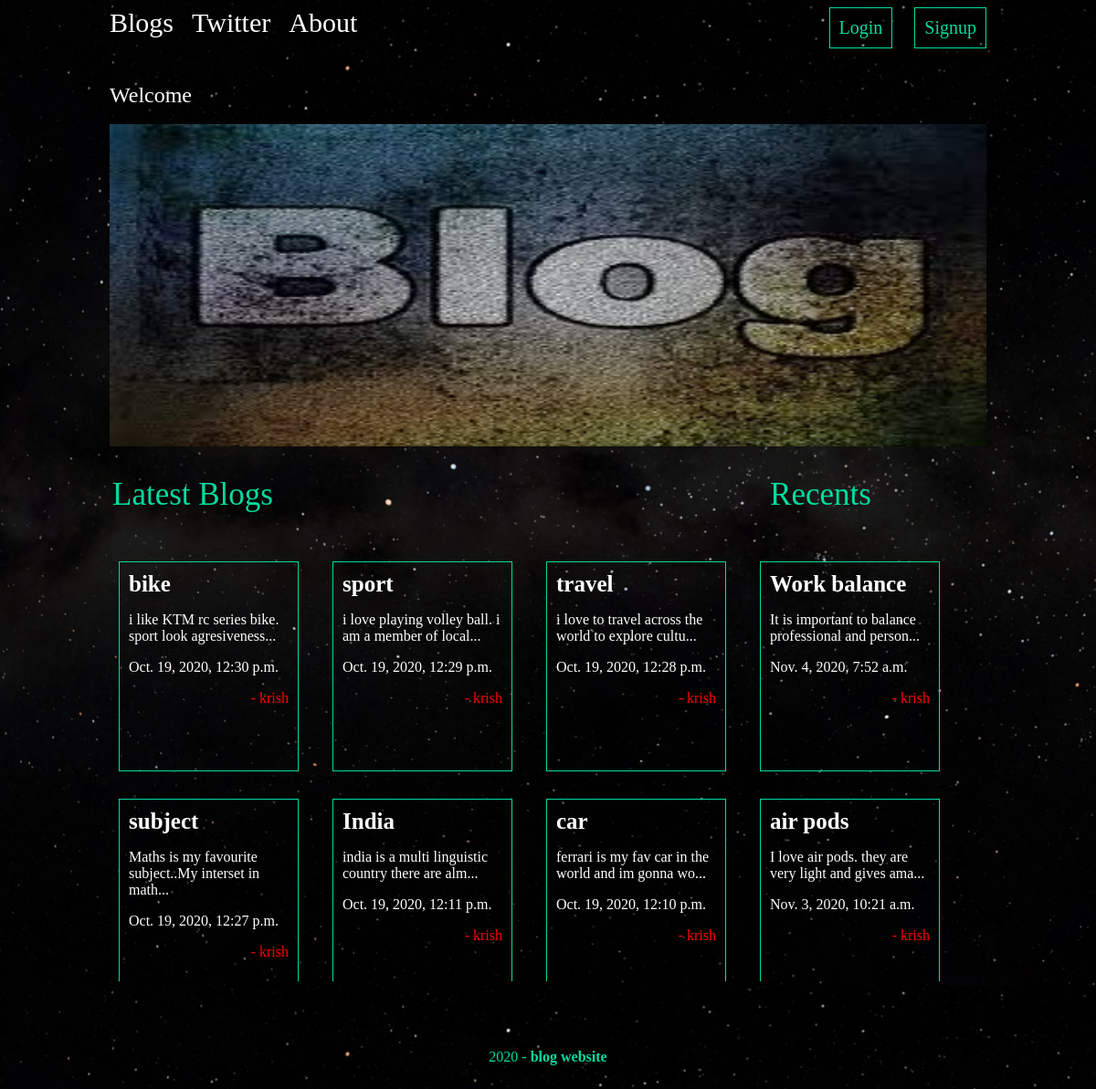
Page /Posts/ on the committed database.
### posts/models.py (models this page shows, shortened)
class Post(models.Model):
    title = models.CharField(max_length=100)
    body = models.TextField()
    date = models.DateTimeField(auto_now_add=True)
    thumb = models.ImageField(default="default.jpg",blank=True)
    author = models.ForeignKey(User,default=None,on_delete=models.CASCADE)
    def snippet(self):
        return self.body[:50] + '...'

### posts/views.py (the view)
def posts_list(request):
    posts = Post.objects.all().order_by('date')
    rem = len(posts)//3
    old_post = posts[:len(posts)-rem+1]
    old_post.reverse()
    recent_post = posts[len(posts)-rem+1:len(posts)]
    recent_post.reverse()
    user = None
    user_auth = request.user.is_authenticated
    if user_auth:
        user = request.user
    return render(request,'posts/posts_list.html',{'old_post':old_post,'user':user,'recent_post':recent_post})

### posts/templates/posts/posts_list.html
{% extends 'base_layout.html' %}
{% block contents %}
    {% if user != None %}
    <h2>Welcome {{user}}</h2>
    {% else %}
    <h2>Welcome</h2>
    {% endif %}
    <br>
    <img src="/media/default.jpg" id="main_img">
    <div class="all-posts">
    <table>
        <tr>
            <td id="i1"><h1>Latest Blogs</h1></td>
            <td id="i2"><h1>Recents</h1></td>
        </tr>
    </table>
    <div class="posts">
        {% for post in old_post %}
        <div class="post">
            <h3><a href="{% url 'posts:detail' name=post.title %}">{{post.title}}</a></h3>
            <p>{{post.snippet}}</p>
            <p>{{post.date}}</p>
            <p class="author">- {{post.author}}</p>
        </div>
        {% endfor %}
    </div>
    <div class="recent-posts">
        {% for post in recent_post %}
        <div class="recent-post">
            <h3><a href="{% url 'posts:detail' name=post.title %}">{{post.title}}</a></h3>
            <p>{{post.snippet}}</p>
            <p>{{post.date}}</p>
            <p class="author">- {{post.author}}</p>
        </div>
        {% endfor %}
    </div>
    </div>
{% endblock %}

### templates/base_layout.html (shortened to what this page needs)
{% load static %}
<html lang="en">
<head>
    <link rel="stylesheet" href="{% static 'css.css'%}">
</head>
<body>
    <div class="wrapper">
        <div class="top">
            <div class="topbar"><h2><a href="{% url 'index' %}">Blogs</a></h2></div>
            <div class="topbar left"><h2><a href="{% url 'twitter' %}">Twitter</a></h2></div>
            <div class="topbar left"><h2><a href="{% url 'about' %}">About</a></h2><br></div>
        </div>
        <nav>
            <ul>
                {% if user.is_authenticated %}
                    <li>
                        <form action="{% url 'accounts:logout' %}" method="post">
                            {% csrf_token %}
                            <input class="highlight" type="submit" value="Logout">
                        </form>
                    </li>
                    <li><a href="{% url 'posts:create' %}" class="highlight">New Post</a></li>
                    <li><a href="{% url 'posts:userpost' %}" class="highlight">User Posts</a></li>
                    <li><a href="{% url 'posts:savedpost' %}" class="highlight">Saved Posts</a></li>
                {% else %}
                    <li><a href="{% url 'accounts:login' %}" class="highlight topbar">Login</a></li>
                    <li><a href="{% url 'accounts:signup' %}" class="highlight topbar">Signup</a></li>
                {% endif %}
            </ul>
        </nav>
        <br>
        {% block contents %}
        {% endblock %}
        <div id="footer">
            2020 - <strong>blog website</strong>
        </div>
    </div>
</body>
</html>

### assets/css.css (style rules this page uses)
body { background-image:url(bg.jpg); color:#fff; }
h1,h2,h3,h4,h5 { font-weight:normal; margin:0; }
a,a:hover,a:visited { color:#fff; text-decoration:none; }
.wrapper { max-width:960px; margin:0 auto; }
div.wrapper h1 { margin:30px auto; font-size:35px; color: #00dba0; }
nav { text-align:right; }
nav li { display: inline-block; margin-left:20px; }
nav a { background:none; color:#fff; cursor:pointer; border: 0; font-size:20px; }
.all-posts table { width:100%; }
#i1 { width:70%; }
#i2 { width:23%; }
.all-posts { width: 100%; height:650px; margin: 0 auto; }
.recent-posts,.posts { display:grid; padding: 20px 20px 20px 10px; overflow:scroll; grid-gap:30px; }
.recent-post,.post { padding:10px; width: 175px; height:200px; border: 1px solid #00dba0; position:relative; padding-bottom:18px; }
.recent-post h3,.post h3 { font-size:25px; font-weight:bold; }
.posts { width:70%; height:440px; grid-template-columns: 1fr 1fr 1fr; float:left; }
.recent-posts { width:22%; height:440px; grid-template-columns: 1fr; }
a.highlight { border: 1px solid #00dba0; padding:10px; fborder-radius:4px; color:#00dba0; }
#main_img { width:100%; height:45%; position:relative; }
.author { text-align:right; color:red; }
.topbar { font-size:20px; float:left; }
.left { margin-left:20px; }
#footer { clear:both; text-align:center; color:#00dba0; margin:0px 0px 10px 0px; padding:10px; }

### rows in the picture
Post: title "bike", snippet "i like KTM rc series bike. sport look agresiveness...", date "Oct. 19, 2020, 12:30 p.m.", author "krish"
Post: title "sport", snippet "i love playing volley ball. i am a member of local...", date "Oct. 19, 2020, 12:29 p.m.", author "krish"
Post: title "travel", snippet "i love to travel across the world to explore cultu...", date "Oct. 19, 2020, 12:28 p.m.", author "krish"
Post: title "subject", snippet "Maths is my favourite subject..My interset in math...", date "Oct. 19, 2020, 12:27 p.m.", author "krish"
Post: title "India", snippet "india is a multi linguistic country there are alm...", date "Oct. 19, 2020, 12:11 p.m.", author "krish"
Post: title "car", snippet "ferrari is my fav car in the world and im gonna wo...", date "Oct. 19, 2020, 12:10 p.m.", author "krish"
Post: title "Work balance", snippet "It is important to balance professional and person...", date "Nov. 4, 2020, 7:52 a.m.", author "krish"
Post: title "air pods", snippet "I love air pods. they are very light and gives ama...", date "Nov. 3, 2020, 10:21 a.m.", author "krish"
